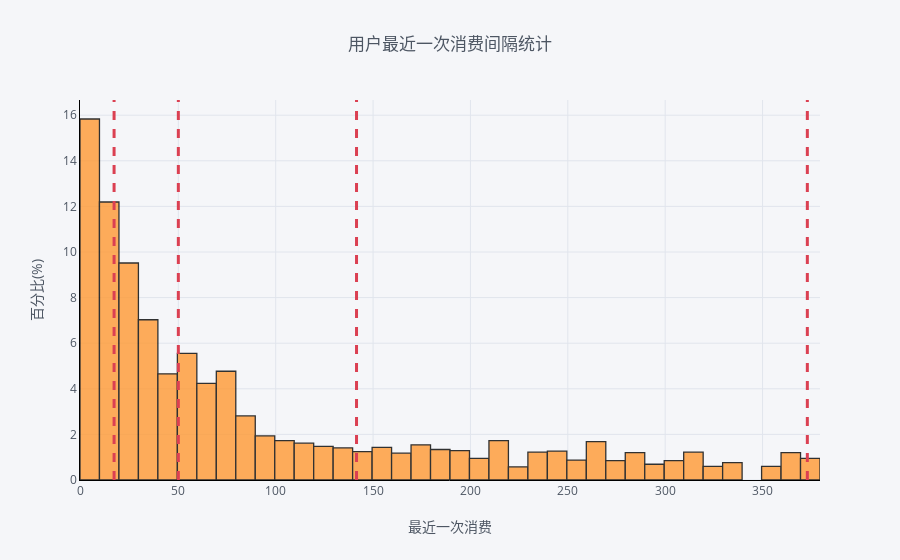

Notebook code cell kept with this figure:
### Markdown cell above
### 4.2.1.R的计算

### Code cell
#计算用户最近一次消费日期
df2['InvoiceDate']=pd.to_datetime(df2['InvoiceDate'],errors='coerce')
R_day=df2.groupby('CustomerID')['InvoiceDate'].max()
#以数据日期最大值为基准计算用户最近一次消费间隔的天数：
R=(df2['InvoiceDate'].max()-R_day).dt.days
R=pd.DataFrame(R)
print(R.describe())
R.iplot(kind='hist',
        bins=50,
        vline=[dict(x=i, color='red', dash='dash', width=3) for i in R.quantile([0.25,0.5,0.75,1])['InvoiceDate']],
        xTitle='最近一次消费',
        linecolor='black',
        histnorm='percent',
        yTitle='百分比(%)',
        title='用户最近一次消费间隔统计')

### Figure 1 — Plotly figure (JSON) as saved in the notebook; plotly's stock layout.template omitted (floating-point values rounded to 4 significant figures; data arrays with more than 128 entries replaced by an {"elided": "..."} marker saying what was removed)
{"data": [{"histfunc": "count", "histnorm": "percent", "marker": {"color": "rgba(255, 153, 51, 1.0)", "line": {"color": "#000000", "width": 1.3}}, "name": "InvoiceDate", "nbinsx": 50, "opacity": 0.8, "orientation": "v", "type": "histogram", "x": {"elided": "4339 int values"}}], "layout": {"barmode": "overlay", "legend": {"bgcolor": "#F5F6F9", "font": {"color": "#4D5663"}}, "paper_bgcolor": "#F5F6F9", "plot_bgcolor": "#F5F6F9", "shapes": [{"line": {"color": "#db4052", "dash": "dash", "width": 3}, "type": "line", "x0": 17, "x1": 17, "xref": "x", "y0": 0, "y1": 1, "yref": "paper"}, {"line": {"color": "#db4052", "dash": "dash", "width": 3}, "type": "line", "x0": 50, "x1": 50, "xref": "x", "y0": 0, "y1": 1, "yref": "paper"}, {"line": {"color": "#db4052", "dash": "dash", "width": 3}, "type": "line", "x0": 141.5, "x1": 141.5, "xref": "x", "y0": 0, "y1": 1, "yref": "paper"}, {"line": {"color": "#db4052", "dash": "dash", "width": 3}, "type": "line", "x0": 373, "x1": 373, "xref": "x", "y0": 0, "y1": 1, "yref": "paper"}], "title": "用户最近一次消费间隔统计", "titlefont": {"color": "#4D5663"}, "xaxis": {"gridcolor": "#E1E5ED", "linecolor": "black", "showgrid": true, "tickfont": {"color": "#4D5663"}, "title": "最近一次消费", "titlefont": {"color": "#4D5663"}, "zerolinecolor": "#E1E5ED"}, "yaxis": {"gridcolor": "#E1E5ED", "linecolor": "black", "showgrid": true, "tickfont": {"color": "#4D5663"}, "title": "百分比(%)", "titlefont": {"color": "#4D5663"}, "zerolinecolor": "#E1E5ED"}}}
